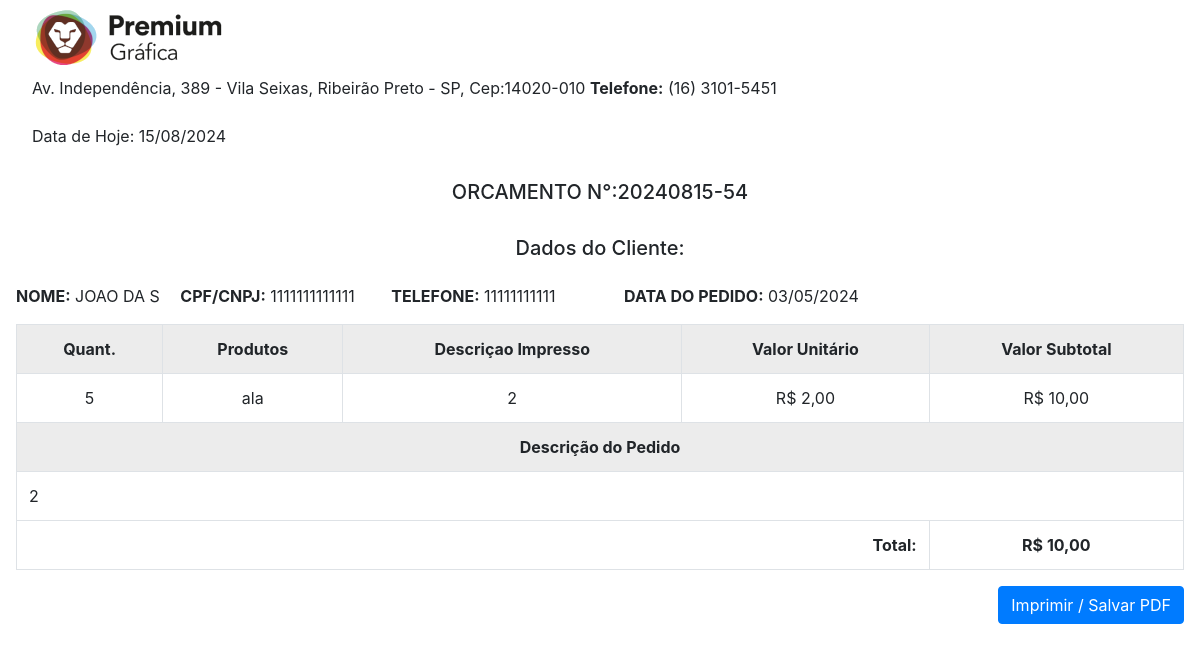
Screenshot of /home/imprimir_pedido/54/ (signed in) with the database file from the repository.
### home/models.py (models this page shows, shortened)
class Pedido(models.Model):
    data = models.DateField()
    nome_cliente = models.CharField(max_length=100)
    contato = models.CharField(max_length=11)
    cpf_cnpj = models.CharField(max_length=14)
    produto = models.CharField(max_length=100)
    quantidade = models.IntegerField()
    valor_unitario = models.DecimalField(max_digits=10, decimal_places=2)
    descricao_pedido = models.TextField()
    descricao_impresso = models.TextField()
    valor_total = models.DecimalField(max_digits=10, decimal_places=2)
    class Meta:
        ordering = ['-id']  # Ordenar por data_pedido em ordem decrescente

### home/views.py (the view)
# urls.py: path('imprimir_pedido/<int:pedido_id>/', views.imprimir_pedido, name='imprimir_pedido'),
@login_required
def imprimir_pedido(request, pedido_id):
    pedido = Pedido.objects.get(pk=pedido_id)
    now = datetime.now()
    ano = str(now.year).zfill(4)
    mes = str(now.month).zfill(2)
    dia = str(now.day).zfill(2)
    data_atual = ano + mes + dia
    context = {
        'data_atual': data_atual,
        'pedido': pedido
    }
    return render(request, 'impressao.html', context)

### home/templates/impressao.html (shortened to what this page needs)
<!DOCTYPE html>
{% load static %}
<html lang="pt-br">
    <head>
        <link href="https://stackpath.bootstrapcdn.com/bootstrap/4.5.2/css/bootstrap.min.css" rel="stylesheet">
    </head>
    <body class="px-3">
        <header class="px-3">
            <img src="{% static 'image/logo_grafica_small.png' %}" />
            <p> Av. Independência, 389 - Vila Seixas, Ribeirão Preto - SP, Cep:14020-010 <strong>Telefone:</strong> (16) 3101-5451</p>
            <p class="col py-2 px-md-0" id="dataAtual"></p>
        </header>
        <div>
            <h5 class="text-center col py-2 px-md-5">ORCAMENTO N°:{{ data_atual }}-{{ pedido.id }}</h5>
            <h5 class="text-center col py-3 px-md-0">Dados do Cliente:</h5>
        </div>
        <p>
            <span class="col py-2 px-md-0 text-nowrap"><strong>NOME:</strong> {{ pedido.nome_cliente|upper }}</span>
            <span class="col py-2 px-md-3 text-nowrap"><strong>CPF/CNPJ:</strong> {{ pedido.cpf_cnpj }}</span>
            <span class="col py-2 px-md-3 text-nowrap"><strong>TELEFONE:</strong> {{ pedido.contato }}</span>
            <span class="col py-3 px-md-5 text-nowrap"><strong>DATA DO PEDIDO:</strong> {{ pedido.data|date:"d/m/Y" }}</span>
        </p>
        <table class="table table-bordered px-3">
            <tbody>
                <tr >
                    <th class="text-center table-active">Quant.</th>
                    <th class="text-center table-active">Produtos</th>
                    <th class="text-center table-active">Descriçao Impresso</th>
                    <th class="text-center table-active">Valor Unitário</th>
                    <th class="text-center table-active">Valor Subtotal</th>
                </tr>
                <tr>
                    <td class="text-center">{{ pedido.quantidade }}</td>
                    <td class="text-center">{{ pedido.produto }}</td>
                    <td class="text-center">{{ pedido.descricao_impresso }}</td>
                    <td class="text-center">R$ {{ pedido.valor_unitario }}</td>
                    <td class="text-center">R$ {{ pedido.valor_total }}</td>
                </tr>
                <tr class="table table-bordered">
                    <th class="text-center table-active" colspan="5">Descrição do Pedido</th>
                </tr>
                <tr >
                    <td  class="multiline" colspan="5" rowspan="3">{{ pedido.descricao_pedido }}</td>
                </tr>
            </tbody>
            <tfoot class="table table-bordered" >
                <tr>
                    <th class="text-right"colspan="4" >Total: </th>
                    <th class="text-center">R$ {{ pedido.valor_total }}</th>
                </tr>
            </tfoot>
        </table>
        <div class="float-right d-print-none">
                <button type="button" class="btn btn-primary btn-imprimir" onclick="window.print()">Imprimir / Salvar PDF</button>
        </div>
    </body>
</html>

### rows the page displays
Pedido: id "54", nome_cliente "JOAO DA S", cpf_cnpj "1111111111111", contato "11111111111", data "03/05/2024", quantidade "5", produto "ala", descricao_impresso "2", valor_unitario "2,00", valor_total "10,00", descricao_pedido "2"

### other values shown
{{ data_atual }} "20240815"
